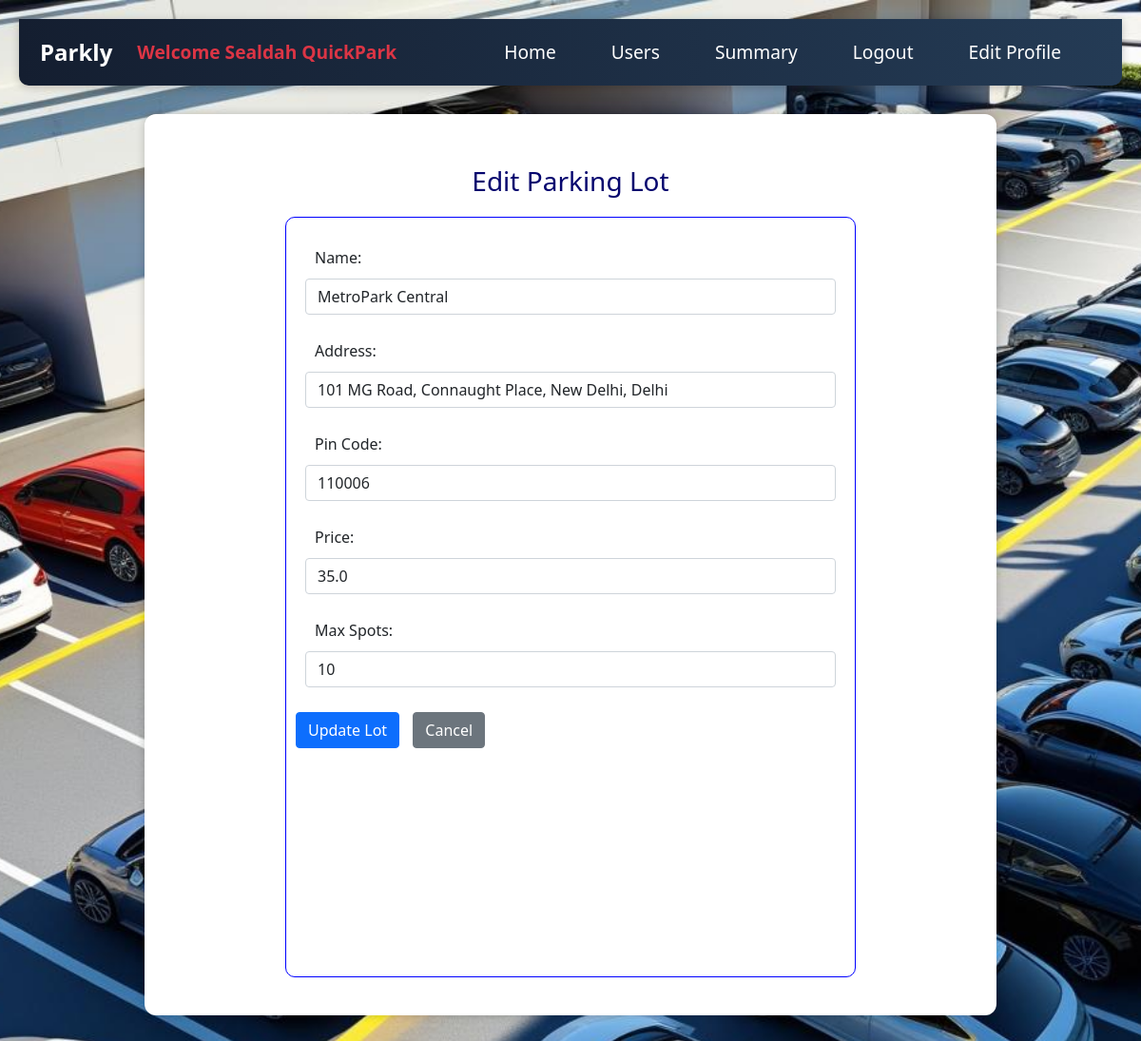
Screenshot of /edit_parking_lot/4/Sealdah QuickPark (signed in) with the database file from the repository.
### backend/models.py (models this page shows)
class Parking_lot(db.Model):
    __tablename__="parking_lot"
    id=db.Column(db.Integer,primary_key=True)
    name=db.Column(db.String,nullable=False)
    address=db.Column(db.String,nullable=False)
    pin_code=db.Column(db.Integer,nullable=False)
    price=db.Column(db.Float,default=0.0)
    max_spots=db.Column(db.Integer,nullable=False)
    spots=db.relationship("Parking_spot",cascade="all,delete",backref="parking_lot",lazy=True) # parking lot can access it's all spots
    reservations=db.relationship("Reservation",cascade="all,delete",backref="parking_lot",lazy=True) # parking lot can access it's all reservation

### backend/controllers.py (the view, shortened to what this page needs)
@app.route("/edit_parking_lot/<int:lot_id>/<name>", methods=["GET", "POST"])
@login_required
def edit_parking_lot(lot_id, name):
    lot = Parking_lot.query.get_or_404(lot_id)
    return render_template("edit_parking_lot.html", lot=lot, name=name)

### backend/controllers.py (called while the page is built)
@login_manager.user_loader
def load_user(user_id):
    return User.query.get(int(user_id))

### templates/edit_parking_lot.html
{% extends "admin_layout.html" %}
{% block content %}
<div class="main-content">
<div class="container mt-4">
    <h3 class="center">Edit Parking Lot</h3>
    <form method="POST">
      <div class="input_form">
        <div class="mb-3">
            <label>Name:</label>
            <input type="text" name="name" class="form-control" value="{{ lot.name }}" required>
        </div>
        <div class="mb-3">
            <label>Address:</label>
            <input type="text" name="address" class="form-control" value="{{ lot.address }}" required>
        </div>
        <div class="mb-3">
            <label>Pin Code:</label>
            <input type="number" name="pin_code" class="form-control" value="{{ lot.pin_code }}" required>
        </div>
        <div class="mb-3">
            <label>Price:</label>
            <input type="number" step="0.01" name="price" class="form-control" value="{{ lot.price }}" required>
        </div>
        <div class="mb-3">
            <label>Max Spots:</label>
            <input type="number" name="max_spots" class="form-control" value="{{ lot.max_spots }}" required>
        </div>
        <button type="submit" class="btn btn-primary">Update Lot</button>
        <a href="{{ url_for('admin_dashboard', name=name) }}" class="btn btn-secondary">Cancel</a>
      </div>
    </form>
</div>
</div>
{% endblock %}

### static/styles/main.css (style rules this page uses)
* { margin: 10px; padding: 0; box-sizing: border-box; }
body { font-family: Arial, sans-serif; }
.input_form { border: 1px solid blue; width: 600px; height: 800px; margin: auto; margin-top: 20px; padding: 10px; border-radius: 10px; font-size: 16px; text-align: justify; }
.center { text-align: center; margin: auto; color: rgb(5, 5, 110); }

### static/styles/admin.css (style rules this page uses)
.admin-dashboard { background: url('/static/images/parking-bg3.jpg') no-repeat center center fixed; background-size: cover; min-height: 100vh; }
.admin-dashboard .main-content { background-color: white; padding: 30px; border-radius: 12px; margin: 30px auto; width: 95%; box-shadow: 0 0 10px rgba(0, 0, 0, 0.2); }

### rows the page displays
Parking_lot: name "MetroPark Central", address "101 MG Road, Connaught Place, New Delhi, Delhi", pin_code "110006", price "35.0", max_spots "10"

### other values shown
{{ name }} "Sealdah QuickPark"
